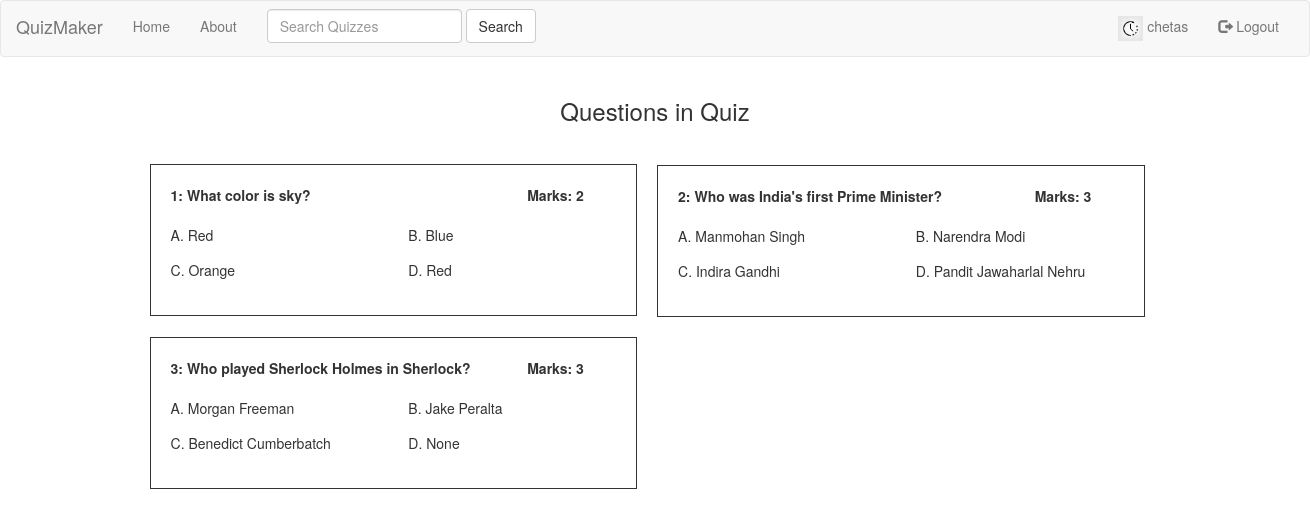
The app's page /quizpage/6/ (signed in) with its own data.
### users/models.py (models this page shows, shortened)
class Profile(models.Model):
    user = models.OneToOneField(User, on_delete=models.CASCADE)
    image = models.ImageField(default="default.jpg", upload_to='profile_pics')

### creation/models.py (models this page shows, shortened)
class Questions(models.Model):
    quiz_no = models.IntegerField()
    question = models.CharField(max_length=250)
    option_a = models.CharField(max_length=50)
    option_b = models.CharField(max_length=50)
    option_c = models.CharField(max_length=50)
    option_d = models.CharField(max_length=50)
    answer = models.CharField(choices=CHOICES, default="A", max_length=10)
    marks = models.IntegerField()

### quiz/views.py (the view)
# urls.py: path('quizpage/<int:pk>/', views.quizpage, name='quizpage'),
def quizpage(request, pk):
    questions = Questions.objects.filter(quiz_no=pk)
    context = {
        'title': 'QuizPage',
        'questions': questions
    }
    return render(request, 'quiz/quizpage.html', context)

### quiz/templates/quiz/quizpage.html
{% extends "quiz/base.html" %}
 {% block content %}
    <div class="container" style="text-align:center;">
        <h3>Questions in Quiz</h3>
    </div>
    <div class="col-sm-1"></div>
    <div class="col-sm-11">
        <br>
    <div class="container">
        <div class="container">
        <div class="row">
            {% for ques in questions %}
                <div class="col-sm-5" style="border:1px solid; padding:20px; margin:10px;">
                     <div class="form-group row">
                        <label class="col-sm-9 col-form-label">{{ forloop.counter }}: {{ques.question}}</label>
                         <label class="col-sm-3 col-form-label">Marks: {{ ques.marks }}</label>
                     </div>
                    <div class="form-group row">
                        <div class="col-sm-6">
                          A. {{ques.option_a}}
                        </div>
                        <div class="col-sm-6">
                          B. {{ques.option_b}}
                        </div>
                    </div>
                    <div class="form-group row">
                        <div class="col-sm-6">
                          C. {{ques.option_c}}
                        </div>
                        <div class="col-sm-6">
                          D. {{ques.option_d}}
                        </div>
                     </div>
                </div>
                {% if forloop.counter|divisibleby:2 and forloop.counter > 0 and not forloop.last %}
                     </div><div class = "row">
                {% else %}
                    <div class="col-sm-2"></div>
                {% endif %}
            {% endfor %}
        </div>
        </div>
    </div></div>
{% endblock %}

### quiz/templates/quiz/base.html (shortened to what this page needs)
<!DOCTYPE html>
<html>
<head>
    <link rel="stylesheet" href="https://maxcdn.bootstrapcdn.com/bootstrap/3.4.1/css/bootstrap.min.css">
</head>
<body>
    <nav id="menu" class="navbar navbar-default">
      <div class="container-fluid">
        <div class="navbar-header">
          <a class="navbar-brand" href="{% url 'quiz-home' %}">QuizMaker</a>
        </div>
          <div class="collapse navbar-collapse" id="myNavbar">
            <ul class="nav navbar-nav" role="tablist">
              <li><a href="{% url 'quiz-home' %}">Home</a></li>
              <li><a href="{% url 'quiz-about' %}">About</a></li>
            </ul>
            <form class="navbar-form navbar-left" action="/searches" method="GET">
              <div class="form-group">
                <input type="text" class="form-control" placeholder="Search Quizzes" name="Search">
              </div>
              <button type="submit" class="btn btn-default">Search</button>
            </form>
              {% if user.is_authenticated %}
                <ul class="nav navbar-nav navbar-right">
                    <li><a href="{% url 'profile' %}"><img class="rounded-circle article-img" src="{{ request.user.profile.image.url }}" style="width:25px;"> {{request.user.username}}</a></li>
                    <li><a href="{% url 'logout' %}"><span class="glyphicon glyphicon-log-out"></span> Logout</a></li>
                </ul>
              {% else %}
                <ul class="nav navbar-nav navbar-right">
                  <li><a href="{% url 'register' %}"><span class="glyphicon glyphicon-user"></span> Sign Up</a></li>
                  <li><a href="{% url 'login' %}"><span class="glyphicon glyphicon-log-in"></span> Login</a></li>
                </ul>
              {% endif %}
          </div>
      </div>
    </nav>
    <div class="row">
        <div class="col-sm-3 "></div>
        <div class="col-sm-6 ">
        </div>
        <div class="col-sm-3 "></div>
    </div>
    {% block content %}
    {% endblock %}
</body>
</html>

### records on screen
Questions: question "What color is sky?", marks "2", option_a "Red", option_b "Blue", option_c "Orange", option_d "Red"
Questions: question "Who was India's first Prime Minister?", marks "3", option_a "Manmohan Singh", option_b "Narendra Modi", option_c "Indira Gandhi", option_d "Pandit Jawaharlal Nehru"
Questions: question "Who played Sherlock Holmes in Sherlock?", marks "3", option_a "Morgan Freeman", option_b "Jake Peralta", option_c "Benedict Cumberbatch", option_d "None"

### other values on screen
{{ request.user.username }} "chetas"
